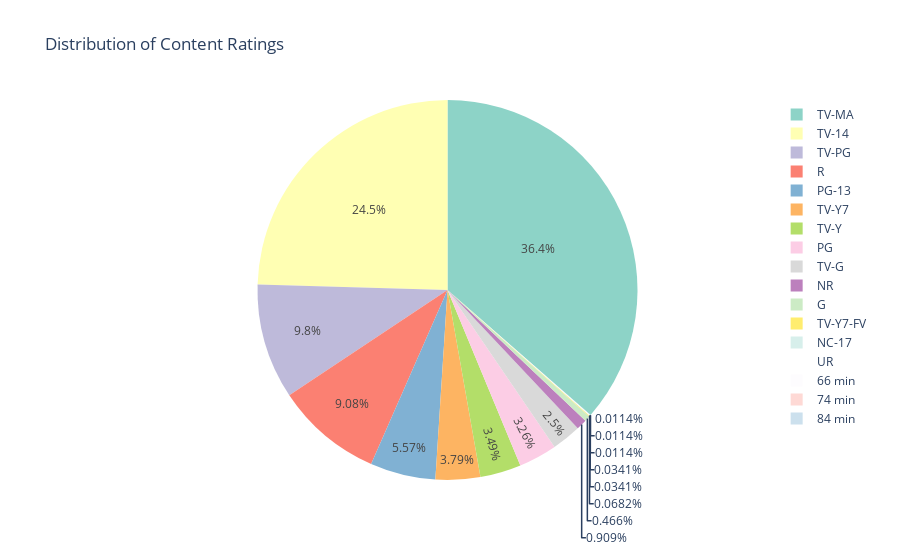

This figure's notebook cell:
### Code cell
piee = px.pie(z, values = 'counts', names='rating', title='Distribution of Content Ratings',
             color_discrete_sequence=px.colors.qualitative.Set3)
piee.show()

### Figure 1 — Plotly figure (JSON) as saved in the notebook; plotly's stock layout.template omitted (floating-point values rounded to 4 significant figures)
{"data": [{"domain": {"x": [0, 1], "y": [0, 1]}, "hovertemplate": "rating=%{label}<br>counts=%{value}<extra></extra>", "labels": ["66 min", "74 min", "84 min", "G", "NC-17", "NR", "PG", "PG-13", "R", "TV-14", "TV-G", "TV-MA", "TV-PG", "TV-Y", "TV-Y7", "TV-Y7-FV", "UR"], "legendgroup": "", "name": "", "showlegend": true, "type": "pie", "values": [1, 1, 1, 41, 3, 80, 287, 490, 799, 2160, 220, 3207, 863, 307, 334, 6, 3]}], "layout": {"legend": {"tracegroupgap": 0}, "piecolorway": ["rgb(141,211,199)", "rgb(255,255,179)", "rgb(190,186,218)", "rgb(251,128,114)", "rgb(128,177,211)", "rgb(253,180,98)", "rgb(179,222,105)", "rgb(252,205,229)", "rgb(217,217,217)", "rgb(188,128,189)", "rgb(204,235,197)", "rgb(255,237,111)"], "title": {"text": "Distribution of Content Ratings"}}}
